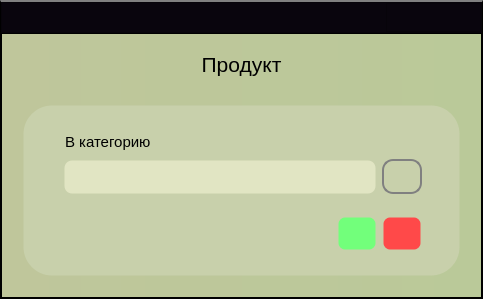
<?xml version="1.0" encoding="UTF-8"?>
<ui version="4.0">
 <class>Dialog</class>
 <widget class="QDialog" name="Dialog">
  <property name="geometry">
   <rect>
    <x>0</x>
    <y>0</y>
    <width>483</width>
    <height>299</height>
   </rect>
  </property>
  <property name="windowTitle">
   <string>Dialog</string>
  </property>
  <property name="styleSheet">
   <string notr="true">QDialog{
border:2px solid gray;
}
*{
background-color:qlineargradient(spread:pad, x1:0, y1:0, x2:1, y2:0, stop:0 rgba(191, 198, 155, 255), stop:1 rgba(186, 201, 153, 255));
}
QTabWidget::pane {
 border: 0;
 }

QPushButton{
background-color:white;
color:black;
height:30px;
}
QTableWidget{
background-color:#071e26;
}
QTextBrowser{
background-color:#071e26;
}
Qlabel{
}
QScrollBar:vertical {
            border: 1px solid rgb(200, 208, 171);
			border-radius: 5px;
            background-color:#C8D0AB;
            width:18px;    
            margin: 0px px 3px 0px;
        }
        QScrollBar::handle:vertical {         
            min-height: 0px;
            border-top: 2px solid black;
		border-bottom: 2px solid black;
            border-radius: 4px;
            background-color: rgb(186, 201, 153);
			margin-top:-1px;
        }
QScrollBar::handle:vertical:hover {         
           background-color: #E1E5C3;
        }
QScrollBar::handle:vertical:pressed {         
           background-color:#FBFFD8;
        }

        QScrollBar::add-line:vertical {       
            height: 0px;
            subcontrol-position: bottom;
            subcontrol-origin: margin;
        }
        QScrollBar::sub-line:vertical {
            height: 0px;
            subcontrol-position: top;
            subcontrol-origin: margin;
        }

#centralwidget{
	background-color: black;
}
QPushButton{
background-color: white;
border-radius: 20px;
}
QTableWidget{
background-color:black;
}

MainWindow{
	border-radius: 10px;
}</string>
  </property>
  <layout class="QGridLayout" name="gridLayout">
   <property name="leftMargin">
    <number>0</number>
   </property>
   <property name="topMargin">
    <number>0</number>
   </property>
   <property name="rightMargin">
    <number>0</number>
   </property>
   <property name="bottomMargin">
    <number>0</number>
   </property>
   <property name="spacing">
    <number>0</number>
   </property>
   <item row="0" column="0">
    <widget class="QFrame" name="centralwidget">
     <property name="styleSheet">
      <string notr="true">#centralwidget{
border-top:2px solid gray;
}</string>
     </property>
     <property name="frameShape">
      <enum>QFrame::StyledPanel</enum>
     </property>
     <property name="frameShadow">
      <enum>QFrame::Raised</enum>
     </property>
     <layout class="QVBoxLayout" name="verticalLayout">
      <property name="spacing">
       <number>0</number>
      </property>
      <property name="leftMargin">
       <number>0</number>
      </property>
      <property name="topMargin">
       <number>0</number>
      </property>
      <property name="rightMargin">
       <number>0</number>
      </property>
      <property name="bottomMargin">
       <number>0</number>
      </property>
      <item>
       <widget class="QFrame" name="header_frame">
        <property name="minimumSize">
         <size>
          <width>0</width>
          <height>31</height>
         </size>
        </property>
        <property name="maximumSize">
         <size>
          <width>16777215</width>
          <height>33</height>
         </size>
        </property>
        <property name="styleSheet">
         <string notr="true">background-color: rgb(9, 5, 13);</string>
        </property>
        <property name="frameShape">
         <enum>QFrame::StyledPanel</enum>
        </property>
        <property name="frameShadow">
         <enum>QFrame::Raised</enum>
        </property>
        <layout class="QHBoxLayout" name="horizontalLayout_7">
         <property name="spacing">
          <number>0</number>
         </property>
         <property name="leftMargin">
          <number>0</number>
         </property>
         <property name="topMargin">
          <number>0</number>
         </property>
         <property name="rightMargin">
          <number>0</number>
         </property>
         <property name="bottomMargin">
          <number>0</number>
         </property>
         <item alignment="Qt::AlignRight|Qt::AlignTop">
          <widget class="QFrame" name="frame_11">
           <property name="minimumSize">
            <size>
             <width>95</width>
             <height>29</height>
            </size>
           </property>
           <property name="styleSheet">
            <string notr="true"/>
           </property>
           <property name="frameShape">
            <enum>QFrame::StyledPanel</enum>
           </property>
           <property name="frameShadow">
            <enum>QFrame::Raised</enum>
           </property>
           <layout class="QHBoxLayout" name="horizontalLayout_8">
            <property name="spacing">
             <number>0</number>
            </property>
            <property name="leftMargin">
             <number>0</number>
            </property>
            <property name="topMargin">
             <number>0</number>
            </property>
            <property name="rightMargin">
             <number>0</number>
            </property>
            <property name="bottomMargin">
             <number>0</number>
            </property>
            <item alignment="Qt::AlignRight">
             <widget class="QPushButton" name="close_window_button">
              <property name="minimumSize">
               <size>
                <width>49</width>
                <height>0</height>
               </size>
              </property>
              <property name="maximumSize">
               <size>
                <width>16777215</width>
                <height>33</height>
               </size>
              </property>
              <property name="styleSheet">
               <string notr="true">#close_window_button:hover {
   background: red;
   border: 2px solid #d0d0d0;
	border-radius: 4px
}</string>
              </property>
              <property name="text">
               <string/>
              </property>
              <property name="icon">
               <iconset resource="icons/icons.qrc">
                <normaloff>:/icons/icons_images/bar_x.svg</normaloff>:/icons/icons_images/bar_x.svg</iconset>
              </property>
             </widget>
            </item>
           </layout>
          </widget>
         </item>
        </layout>
       </widget>
      </item>
      <item>
       <widget class="QFrame" name="frame">
        <property name="frameShape">
         <enum>QFrame::StyledPanel</enum>
        </property>
        <property name="frameShadow">
         <enum>QFrame::Raised</enum>
        </property>
        <layout class="QGridLayout" name="gridLayout_2">
         <property name="leftMargin">
          <number>20</number>
         </property>
         <property name="topMargin">
          <number>10</number>
         </property>
         <property name="rightMargin">
          <number>20</number>
         </property>
         <property name="bottomMargin">
          <number>20</number>
         </property>
         <property name="spacing">
          <number>20</number>
         </property>
         <item row="1" column="0">
          <widget class="QFrame" name="frame_39">
           <property name="sizePolicy">
            <sizepolicy hsizetype="Expanding" vsizetype="Preferred">
             <horstretch>0</horstretch>
             <verstretch>0</verstretch>
            </sizepolicy>
           </property>
           <property name="minimumSize">
            <size>
             <width>0</width>
             <height>0</height>
            </size>
           </property>
           <property name="font">
            <font>
             <family>a_FuturaRoundTitulSh</family>
             <pointsize>10</pointsize>
             <weight>75</weight>
             <bold>true</bold>
            </font>
           </property>
           <property name="styleSheet">
            <string notr="true">*{
background-color:#C8D0AB;
border: 3px solid transparent;
border-radius:30px;
}
QLineEdit{
background-color:rgb(186, 201, 153);
min-height:28px;
border-radius:8px;
selection-color: black; 
selection-background-color: rgb(225, 229, 195);
}
QLineEdit:disabled{
background-color:rgb(188, 198, 161);
}

QTextBrowser{
background-color:rgb(186, 201, 153);
min-height:28px;
border-radius:8px;
selection-color: black; 
selection-background-color: rgb(225, 229, 195);
}


#label_text_error{
border: 0px solid transparent;
border-radius:0px;
color:red;
min-height:15px;
max-height:20px;
margin-left:5px;
}
#label_price_error{
border: 0px solid transparent;
border-radius:0px;
color:red;
min-height:15px;
max-height:20px;
margin-left:5px;
}
#label_8{
border: 0px solid transparent;
border-radius:0px;
color:red;
min-height:15px;
max-height:20px;
margin-left:5px;
}</string>
           </property>
           <property name="frameShape">
            <enum>QFrame::StyledPanel</enum>
           </property>
           <property name="frameShadow">
            <enum>QFrame::Raised</enum>
           </property>
           <layout class="QVBoxLayout" name="verticalLayout_14">
            <property name="spacing">
             <number>10</number>
            </property>
            <property name="leftMargin">
             <number>30</number>
            </property>
            <property name="topMargin">
             <number>20</number>
            </property>
            <property name="rightMargin">
             <number>30</number>
            </property>
            <property name="bottomMargin">
             <number>20</number>
            </property>
            <item>
             <widget class="QFrame" name="frame_2">
              <property name="frameShape">
               <enum>QFrame::StyledPanel</enum>
              </property>
              <property name="frameShadow">
               <enum>QFrame::Raised</enum>
              </property>
              <layout class="QVBoxLayout" name="verticalLayout_5">
               <property name="spacing">
                <number>0</number>
               </property>
               <property name="leftMargin">
                <number>0</number>
               </property>
               <property name="topMargin">
                <number>0</number>
               </property>
               <property name="rightMargin">
                <number>0</number>
               </property>
               <property name="bottomMargin">
                <number>0</number>
               </property>
               <item>
                <widget class="QLabel" name="label_9">
                 <property name="font">
                  <font>
                   <pointsize>11</pointsize>
                   <underline>false</underline>
                  </font>
                 </property>
                 <property name="text">
                  <string>В категорию</string>
                 </property>
                 <property name="alignment">
                  <set>Qt::AlignLeading|Qt::AlignLeft|Qt::AlignVCenter</set>
                 </property>
                 <property name="wordWrap">
                  <bool>false</bool>
                 </property>
                 <property name="margin">
                  <number>0</number>
                 </property>
                 <property name="indent">
                  <number>-1</number>
                 </property>
                </widget>
               </item>
               <item>
                <widget class="QFrame" name="frame_52">
                 <property name="styleSheet">
                  <string notr="true">background-color:#C8D0AB;
border: 3px solid transparent;
border-radius:30px;</string>
                 </property>
                 <property name="frameShape">
                  <enum>QFrame::StyledPanel</enum>
                 </property>
                 <property name="frameShadow">
                  <enum>QFrame::Raised</enum>
                 </property>
                 <layout class="QHBoxLayout" name="horizontalLayout_26">
                  <property name="spacing">
                   <number>3</number>
                  </property>
                  <property name="leftMargin">
                   <number>0</number>
                  </property>
                  <property name="topMargin">
                   <number>0</number>
                  </property>
                  <property name="rightMargin">
                   <number>0</number>
                  </property>
                  <property name="bottomMargin">
                   <number>0</number>
                  </property>
                  <item>
                   <widget class="QFrame" name="frame_54">
                    <property name="frameShape">
                     <enum>QFrame::StyledPanel</enum>
                    </property>
                    <property name="frameShadow">
                     <enum>QFrame::Raised</enum>
                    </property>
                    <layout class="QVBoxLayout" name="verticalLayout_22">
                     <property name="spacing">
                      <number>0</number>
                     </property>
                     <property name="leftMargin">
                      <number>0</number>
                     </property>
                     <property name="topMargin">
                      <number>0</number>
                     </property>
                     <property name="rightMargin">
                      <number>0</number>
                     </property>
                     <property name="bottomMargin">
                      <number>0</number>
                     </property>
                     <item>
                      <widget class="QComboBox" name="comboBox_2">
                       <property name="enabled">
                        <bool>true</bool>
                       </property>
                       <property name="sizePolicy">
                        <sizepolicy hsizetype="Expanding" vsizetype="Fixed">
                         <horstretch>0</horstretch>
                         <verstretch>0</verstretch>
                        </sizepolicy>
                       </property>
                       <property name="minimumSize">
                        <size>
                         <width>0</width>
                         <height>34</height>
                        </size>
                       </property>
                       <property name="font">
                        <font>
                         <family>57</family>
                         <pointsize>11</pointsize>
                         <weight>50</weight>
                         <italic>false</italic>
                         <bold>false</bold>
                        </font>
                       </property>
                       <property name="focusPolicy">
                        <enum>Qt::NoFocus</enum>
                       </property>
                       <property name="styleSheet">
                        <string notr="true">/*стиль комбобокса*/
QComboBox{
border:1px solid transparent;
border-radius: 8px;
padding-left:10px;
background-color: #E1E5C3;
spacing:15px;
}
/*стиль комбобокса при наводке*/
QComboBox:hover{
background-color:#FBFFD8;
}

/*кнопка стрелки*/
QComboBox::drop-down{
border-radius: 0px;
border:0px;
}
/*стиль стрелочки*/
QComboBox::down-arrow{
image: url(:/icons/icons_images/arrow-down.svg);
width:18px;
height:18px;
margin-right:16px;
}



/*стиль выпадающий список*/
QListView{
border-radius: 0px;
background-color:transparent;
qproperty-fucusPolicy: 'NoFocus';
}

QComboBox QAbstractItemView
{
  selection-color: black;
border-radius: 8px;
  selection-background-color: #FBFFD8;
outline: 0px;
}

QComboBox:disabled{
background-color:rgb(188, 198, 161);
}


</string>
                       </property>
                       <property name="editable">
                        <bool>false</bool>
                       </property>
                      </widget>
                     </item>
                    </layout>
                   </widget>
                  </item>
                  <item>
                   <widget class="QFrame" name="frame_9">
                    <property name="enabled">
                     <bool>true</bool>
                    </property>
                    <property name="sizePolicy">
                     <sizepolicy hsizetype="Preferred" vsizetype="Preferred">
                      <horstretch>0</horstretch>
                      <verstretch>0</verstretch>
                     </sizepolicy>
                    </property>
                    <property name="minimumSize">
                     <size>
                      <width>40</width>
                      <height>35</height>
                     </size>
                    </property>
                    <property name="maximumSize">
                     <size>
                      <width>40</width>
                      <height>35</height>
                     </size>
                    </property>
                    <property name="styleSheet">
                     <string notr="true">background-color:rgb(200, 208, 171);
border: 2px solid gray;
border-radius:11px;</string>
                    </property>
                    <property name="frameShape">
                     <enum>QFrame::StyledPanel</enum>
                    </property>
                    <property name="frameShadow">
                     <enum>QFrame::Raised</enum>
                    </property>
                   </widget>
                  </item>
                 </layout>
                </widget>
               </item>
              </layout>
             </widget>
            </item>
            <item alignment="Qt::AlignRight|Qt::AlignTop">
             <widget class="QFrame" name="frame_4">
              <property name="minimumSize">
               <size>
                <width>0</width>
                <height>0</height>
               </size>
              </property>
              <property name="styleSheet">
               <string notr="true">*{
background-color:transparent;
border: 3px solid transparent;
}
QPushButton {
border-radius:8px;
}

</string>
              </property>
              <property name="frameShape">
               <enum>QFrame::StyledPanel</enum>
              </property>
              <property name="frameShadow">
               <enum>QFrame::Raised</enum>
              </property>
              <layout class="QHBoxLayout" name="horizontalLayout">
               <property name="spacing">
                <number>5</number>
               </property>
               <property name="leftMargin">
                <number>0</number>
               </property>
               <property name="topMargin">
                <number>0</number>
               </property>
               <property name="rightMargin">
                <number>3</number>
               </property>
               <property name="bottomMargin">
                <number>0</number>
               </property>
               <item>
                <widget class="QPushButton" name="pushButton_11">
                 <property name="enabled">
                  <bool>true</bool>
                 </property>
                 <property name="minimumSize">
                  <size>
                   <width>40</width>
                   <height>35</height>
                  </size>
                 </property>
                 <property name="maximumSize">
                  <size>
                   <width>40</width>
                   <height>16777215</height>
                  </size>
                 </property>
                 <property name="font">
                  <font>
                   <pointsize>11</pointsize>
                  </font>
                 </property>
                 <property name="styleSheet">
                  <string notr="true">QPushButton:enabled{
background-color:rgb(114, 255, 123);
}
QPushButton:disabled{
background-color:rgb(188, 198, 161);
}
QPushButton:hover{
background-color:rgb(46, 239, 46);
}
QPushButton:pressed{
background-color:rgb(122, 255, 101);
}
</string>
                 </property>
                 <property name="text">
                  <string/>
                 </property>
                 <property name="icon">
                  <iconset resource="icons/icons.qrc">
                   <normaloff>:/icons/icons_images/check-square.svg</normaloff>:/icons/icons_images/check-square.svg</iconset>
                 </property>
                 <property name="iconSize">
                  <size>
                   <width>20</width>
                   <height>20</height>
                  </size>
                 </property>
                </widget>
               </item>
               <item>
                <widget class="QPushButton" name="pushButton_10">
                 <property name="enabled">
                  <bool>true</bool>
                 </property>
                 <property name="minimumSize">
                  <size>
                   <width>40</width>
                   <height>35</height>
                  </size>
                 </property>
                 <property name="maximumSize">
                  <size>
                   <width>40</width>
                   <height>16777215</height>
                  </size>
                 </property>
                 <property name="font">
                  <font>
                   <pointsize>11</pointsize>
                  </font>
                 </property>
                 <property name="styleSheet">
                  <string notr="true">QPushButton:enabled{
background-color:rgb(255, 73, 73);
}
QPushButton:disabled{
background-color:rgb(188, 198, 161);
}
QPushButton:hover{
background-color:rgb(255, 0, 0);
}
QPushButton:pressed{
background-color:rgb(255, 73, 73);
}
</string>
                 </property>
                 <property name="text">
                  <string/>
                 </property>
                 <property name="icon">
                  <iconset resource="icons/icons.qrc">
                   <normaloff>:/icons/icons_images/x-square.svg</normaloff>:/icons/icons_images/x-square.svg</iconset>
                 </property>
                 <property name="iconSize">
                  <size>
                   <width>20</width>
                   <height>20</height>
                  </size>
                 </property>
                </widget>
               </item>
              </layout>
             </widget>
            </item>
           </layout>
          </widget>
         </item>
         <item row="0" column="0">
          <widget class="QLabel" name="label">
           <property name="minimumSize">
            <size>
             <width>0</width>
             <height>40</height>
            </size>
           </property>
           <property name="maximumSize">
            <size>
             <width>16777215</width>
             <height>40</height>
            </size>
           </property>
           <property name="font">
            <font>
             <pointsize>16</pointsize>
            </font>
           </property>
           <property name="styleSheet">
            <string notr="true">background-color:transparent;</string>
           </property>
           <property name="text">
            <string>Продукт</string>
           </property>
           <property name="alignment">
            <set>Qt::AlignCenter</set>
           </property>
          </widget>
         </item>
        </layout>
       </widget>
      </item>
     </layout>
    </widget>
   </item>
  </layout>
 </widget>
 <resources>
  <include location="icons/icons.qrc"/>
 </resources>
 <connections/>
</ui>
